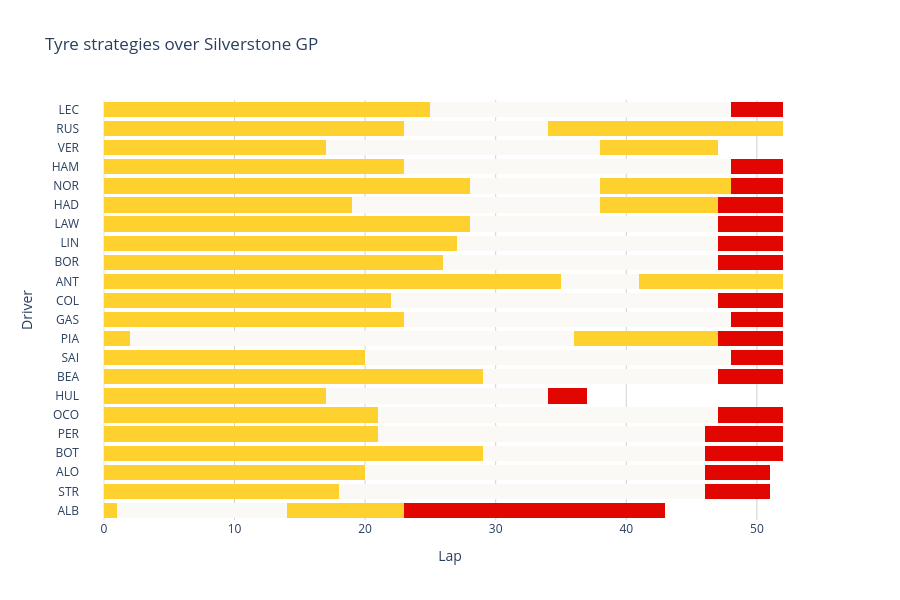

The code cell stored with this chart in its notebook:
### Code cell
fig2 = go.Figure()

driver_order = (
    laps.groupby("Driver")["Position"]
    .last()
    .sort_values()
    .index
    .tolist()
)

for driver in laps["Driver"].unique():
    driver_laps = laps[laps["Driver"] == driver]

    for _, lap in driver_laps.iterrows():
        fig2.add_trace(
            go.Bar(
                x = [1],
                y = [driver],
                base = lap['LapNumber'] -1,
                orientation='h',
                marker_color = compound_colours[lap['Compound']],
                marker_line_width=0,
                showlegend= False
            )
        )

fig2.update_layout(
    barmode="stack",
    xaxis_title="Lap",
    yaxis_title="Driver",
    title = "Tyre strategies over Silverstone GP",
    template="plotly_white",
    bargap=0.2,
    height = 600
)

fig2.update_yaxes(
    categoryorder="array",
    categoryarray=driver_order,
    autorange="reversed"
)
fig2.update_xaxes(showgrid = True, gridwidth = 1, gridcolor = 'lightgrey')

fig2.show()
